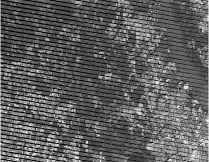
%> input picture lab2-transf_fourrier/imagem_defeito.jpg, 209 x 162 px
$ octave imagem_defeito.m   (GNU Octave 9; MATLAB toolbox functions it lacks are replaced by stand-ins)
%> lines starting %> are read from the running program, lines starting %| are printed output that depends on the picture; in (x1, y1, x2, y2) boxes, pixels count from 0 and x2, y2 are one past the last pixel; in counts of white or black regions, pixels touching at a corner belong together; the program's own positions count from 1
%Autor : Douglas Diniz Landim, ra 76681
%email : ddlandim@unifesp.br

clear all
close all

img = rgb2gray(imread('imagem_defeito.jpg'));
%> img: size 162x209 uint8; min 0, max 255, mean 93.3
[l,a] = size(img);
%> l = 162; a = 209

figure
    imagesc(img),
    colormap(gray),
title('original');

F = fft2(img);

figure
    imagesc(fftshift(abs(F))),
    colormap(gray),
title('FFT');

F2 = log (1+F);

figure
    imagesc(fftshift(abs(F2))),
    colormap(gray),
title('log');
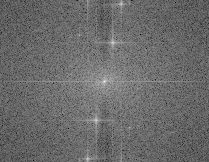
%> displayed picture: size 162x209x3, on the screen's scale of 0 to 255; min 0, max 255, mean 106.4

inversa = ifft2(F);

figure
    imagesc(real(inversa)), colormap(gray),
title('inversa');

passa_alta = ones(l,a);
passa_baixa = zeros(l,a);

% SELECAO DE FILTRO, INSERIR passa_alta ou passa_baixa
filtro = passa_alta;
%%%%%%%%%%%%%%%%%%%%%%%%%%%%%%%%%%%%%%%%%%%%%%%%%%%%%%

if(filtro==passa_alta)
    varf=0;
end

if (filtro==passa_baixa)
    varf=1;
end

% SELECAO DO RAIO DO PONTO
raio = 3;
%%%%%%%%%%%%%%%%%%%%%%%%%%

% INSERCAO DE PONTOS%%%%%%%%%%%%%%%%%%%%%%%%%%%%%%
%ponto a
centro_y = 5;
centro_x = 122;
for i = -raio : raio
    for j= -raio : raio
        if((i*i+j*j)<= raio*raio)
            filtro(i+centro_y,j+centro_x) = varf;
        end
    end
end
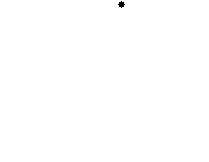
%> filtro: size 162x209 double; values 0 (black) and 1 (white), 99.9% white; 1 black region, box (x1, y1, x2, y2) and area: (118, 1, 125, 8) 29

%ponto b
centro_y = 43;
centro_x = 113;
for i = -raio : raio
    for j= -raio : raio
        if((i*i+j*j)<= raio*raio)
            filtro(i+centro_y,j+centro_x) = varf;
        end
    end
end
%> filtro: size 162x209 double; values 0 (black) and 1 (white), 99.8% white; 2 black regions, box (x1, y1, x2, y2) and area: (118, 1, 125, 8) 29, (109, 39, 116, 46) 29

%ponto c
raio = 4;
centro_y = 121;
centro_x = 97;
for i = -raio : raio
    for j= -raio : raio
        if((i*i+j*j)<= raio*raio)
            filtro(i+centro_y,j+centro_x) = varf;
        end
    end
end
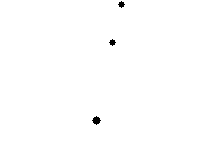
%> filtro: size 162x209 double; values 0 (black) and 1 (white), 99.7% white; 3 black regions, box (x1, y1, x2, y2) and area: (92, 116, 101, 125) 49, (118, 1, 125, 8) 29, (109, 39, 116, 46) 29

%ponto d
raio = 2;
centro_y = 159;
centro_x = 88;
for i = -raio : raio
    for j= -raio : raio
        if((i*i+j*j)<= raio*raio)
            filtro(i+centro_y,j+centro_x) = varf;
        end
    end
end

%%%%%%%%%%%%%%%%%%%%%%%%%%%%%%%%%%%%%%%%%%%%%%%%%%

figure,
    imshow(filtro),
title('Filtro');

m1a = F.*fftshift(filtro);
m2a = log(1+m1a);
figure
    imagesc(fftshift(abs(m2a))), colormap(gray),
title('Multiplicacao');
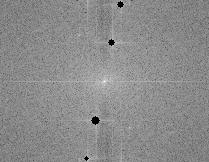
%> displayed picture: size 162x209x3, on the screen's scale of 0 to 255; min 0, max 255, mean 139.4

m2a_inversa = ifft2(m1a);
figure
imagesc(real(m2a_inversa)), colormap(gray), title('Inversa pa');
%> after `title('Inversa pa')`:
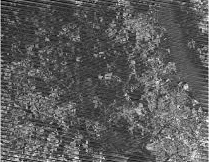
%> displayed picture: size 162x209x3, on the screen's scale of 0 to 255; min 0, max 255, mean 91.1

$ run again, with lab2-transf_fourrier/mit_noise_periodic.jpg copied over lab2-transf_fourrier/imagem_defeito.jpg
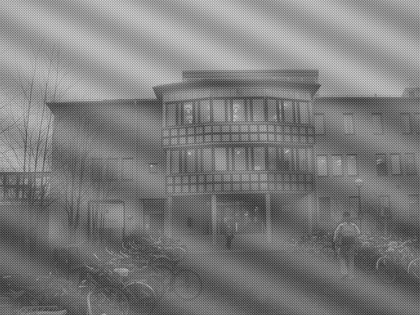
%> input picture lab2-transf_fourrier/mit_noise_periodic.jpg, 420 x 315 px, shrunk from 1024 x 768 before the run
%> img is the input picture: size 315x420 uint8; min 37, max 224, mean 124.5
%> `title('log');`:
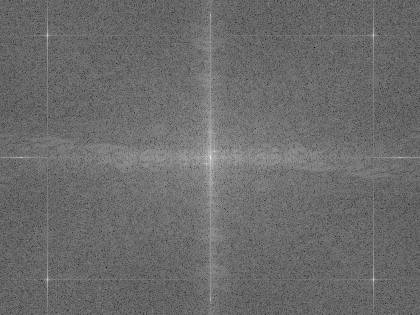
%> displayed picture: size 315x420x3, on the screen's scale of 0 to 255; min 0, max 255, mean 107.3
